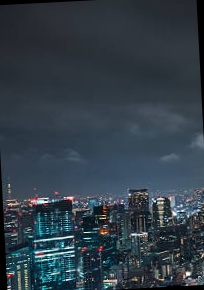
#> input picture images/parte1.jpg, 204 x 290 px
$ jupyter execute main.ipynb
#> lines starting #> are read from the running program, lines starting #| are printed output that depends on the picture
## **Proyecto 3**

_Mario De León_

_Pablo Escobar_

_Jorge Caballeros Pérez_

----

#### Elección de la imagen.

Se seleccionó una imagen la cual sería ideal como muestra panorámica, inicialmente se dividirá la imagen en partes y se rotará para tomar el efecto deseado en una vez sea procesada. El output deseado debería ser lo más parecido a la imagen original en la medida de lo posible.

### División de la imagen

[cell 1]
# [37 lines of commented-out code are left out]

[cell 2]
import cv2
import numpy as np

# Función para cargar una imagen y detectar puntos de interés con SIFT
def detect_features(image_path):
    # Cargar imagen
#> called with image_path = './images/parte1.jpg'
    image = cv2.imread(image_path)
#> image is the input picture: shape (290, 204, 3); mean B, G, R 72, 61.9, 49.6
    if image is None:
        print("Error: No se pudo cargar la imagen.")
        return None, None

    # Convertir a escala de grises
    gray_image = cv2.cvtColor(image, cv2.COLOR_BGR2GRAY)
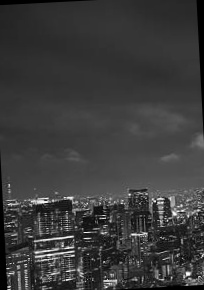
#> gray_image: shape (290, 204); min 0, max 253, mean 59.4

    # Inicializar SIFT
    sift = cv2.SIFT_create()

    # Detectar puntos de interés y calcular descriptores
    keypoints, descriptors = sift.detectAndCompute(gray_image, None)
#> keypoints = 272 keypoints; strongest (x, y, size): (188, 274, 2.9), (68, 248, 1.9), (36, 252, 1.9), (174, 214, 2.8)

    # Opcional: Dibujar los puntos de interés en la imagen para guardarla o analizarla posteriormente
    image_with_keypoints = cv2.drawKeypoints(image, keypoints, None, flags=cv2.DRAW_MATCHES_FLAGS_DRAW_RICH_KEYPOINTS)
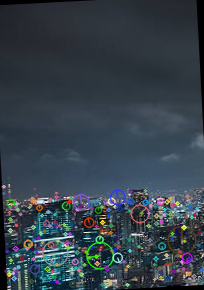
#> image_with_keypoints: shape (290, 204, 3); mean B, G, R 74.9, 65.4, 54
    cv2.imwrite('keypoints3.jpg', image_with_keypoints)  # Guardar la imagen con keypoints

    return keypoints, descriptors


keypoints1, descriptors1 = detect_features('./images/parte1.jpg')
#> keypoints1 has the same summary as keypoints in detect_features
keypoints2, descriptors2 = detect_features('./images/parte2.jpg')
#> call 2 of detect_features, with image_path = './images/parte2.jpg'
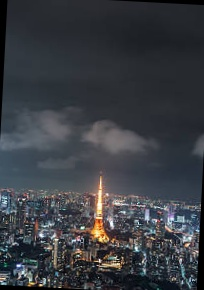
#> input picture images/parte2.jpg, 204 x 290 px
#> in detect_features, image is the input picture: shape (290, 204, 3); mean B, G, R 67.1, 61.5, 58.3
#> in detect_features (call 2), `gray_image = cv2.cvtColor(image, cv2.COLOR_BGR2GRAY)`:
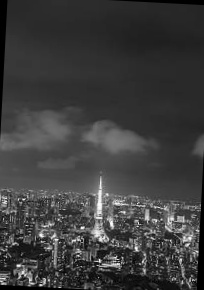
#> gray_image: shape (290, 204); min 0, max 253, mean 61.2
#> in detect_features (call 2), `keypoints, descriptors = sift.detectAndCompute(gray_image, None)`: keypoints = 340 keypoints; strongest (x, y, size): (100, 261, 2.2), (82, 228, 2.1), (41, 235, 2.9), (181, 260, 2.1)
#> in detect_features (call 2), `image_with_keypoints = cv2.drawKeypoints(image, keypoints, None, flags..`:
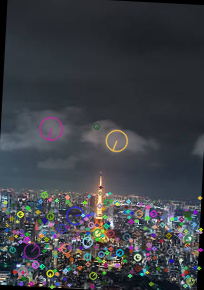
#> image_with_keypoints: shape (290, 204, 3); mean B, G, R 69.7, 64.4, 61.3
#> keypoints2 has the same summary as keypoints in detect_features
keypoints3, descriptors3 = detect_features('./images/parte3.jpg')
#> call 3 of detect_features, with image_path = './images/parte3.jpg'
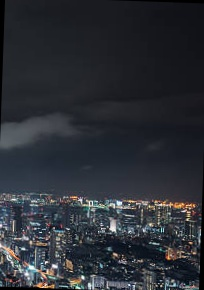
#> input picture images/parte3.jpg, 204 x 290 px
#> in detect_features, image is the input picture: shape (290, 204, 3); mean B, G, R 53.7, 47.4, 44.1
#> in detect_features (call 3), `gray_image = cv2.cvtColor(image, cv2.COLOR_BGR2GRAY)`:
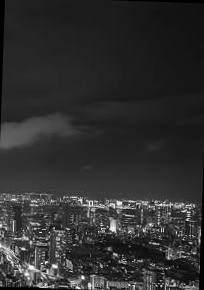
#> gray_image: shape (290, 204); min 0, max 255, mean 47.1
#> in detect_features (call 3), `keypoints, descriptors = sift.detectAndCompute(gray_image, None)`: keypoints = 273 keypoints; strongest (x, y, size): (83, 277, 2.4), (55, 266, 3.2), (113, 228, 4.6), (115, 254, 2.4)
#> in detect_features (call 3), `image_with_keypoints = cv2.drawKeypoints(image, keypoints, None, flags..`:
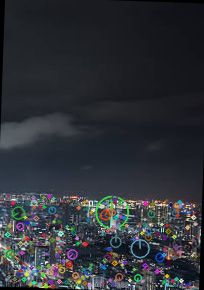
#> image_with_keypoints: shape (290, 204, 3); mean B, G, R 55.7, 50.2, 46.8
#> keypoints3 has the same summary as keypoints in detect_features

### Matching de Puntos de Interés

[cell 3]
import cv2
import numpy as np
import matplotlib.pyplot as plt

def detect_features(image_path):
#> called with image_path = 'images/parte1.jpg'
    image = cv2.imread(image_path, cv2.IMREAD_GRAYSCALE)  # Cargar imagen directamente en escala de grises
#> image: shape (290, 204); min 0, max 255, mean 59.4
    if image is None:
        print("Error: No se pudo cargar la imagen.")
        return None, None
    sift = cv2.SIFT_create()  # Inicializar SIFT
    keypoints, descriptors = sift.detectAndCompute(image, None)
#> keypoints = 268 keypoints; strongest (x, y, size): (188, 274, 2.9), (68, 248, 1.9), (36, 252, 1.8), (71, 198, 2.5)
    return keypoints, descriptors

def match_features(descriptors1, descriptors2):
    bf = cv2.BFMatcher()
    matches = bf.knnMatch(descriptors1, descriptors2, k=2)
    good_matches = []
    # Aplicar el test de Lowe para filtrar los matches
    for m, n in matches:
        if m.distance < 0.75 * n.distance:
            good_matches.append(m)
    return good_matches

def draw_matches(image1, keypoints1, image2, keypoints2, matches, title="Correspondencias"):
    # Dibujar los matches
    result_image = cv2.drawMatches(image1, keypoints1, image2, keypoints2, matches, None, flags=cv2.DrawMatchesFlags_NOT_DRAW_SINGLE_POINTS)
    # Convertir BGR a RGB
    result_image = cv2.cvtColor(result_image, cv2.COLOR_BGR2RGB)
    # Usar matplotlib para mostrar la imagen
    plt.figure(figsize=(10, 5))
    plt.imshow(result_image)
    plt.title(title)
    plt.axis('off')
    plt.show()

# Rutas a las imágenes
paths = ['images/parte1.jpg', 'images/parte2.jpg', 'images/parte3.jpg']
keypoints = []
descriptors = []

# Detectar características para cada imagen
for path in paths:
    kp, desc = detect_features(path)
#> kp has the same summary as keypoints in detect_features
    keypoints.append(kp)
    descriptors.append(desc)

# Realizar matching entre las imágenes consecutivas
matches12 = match_features(descriptors[0], descriptors[1])
#> in match_features, `matches = bf.knnMatch(descriptors1, descriptors2, k=2)`: matches = 268 matches
#> after the loop in match_features, `for m, n in matches:`: good_matches = []
#> matches12 = []
matches23 = match_features(descriptors[1], descriptors[2])
#> in match_features (call 2), `matches = bf.knnMatch(descriptors1, descriptors2, k=2)`: matches = 340 matches
#> after the loop in match_features (call 2), `for m, n in matches:`: good_matches = 2 matches
#> matches23 = 2 matches

# Cargar imágenes originales para visualización
images = [cv2.cvtColor(cv2.imread(path), cv2.COLOR_BGR2RGB) for path in paths]
#> images = 3 items

# Visualizar los matches
draw_matches(images[0], keypoints[0], images[1], keypoints[1], matches12, "Correspondencias entre Parte 1 y Parte 2")
#> in draw_matches, `result_image = cv2.drawMatches(image1, keypoints1, image2, keypoints2,..`:
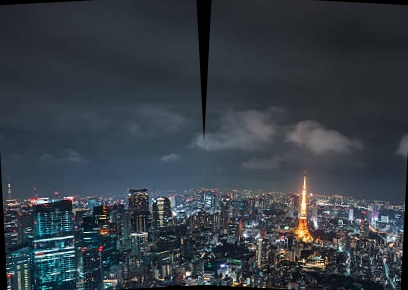
#> result_image: shape (290, 408, 3); mean R, G, B 53.9, 61.7, 69.6
draw_matches(images[1], keypoints[1], images[2], keypoints[2], matches23, "Correspondencias entre Parte 2 y Parte 3")
#> call 2 of draw_matches, with title = 'Correspondencias entre Parte 2 y Parte 3'
#> in draw_matches (call 2), `result_image = cv2.drawMatches(image1, keypoints1, image2, keypoints2,..`:
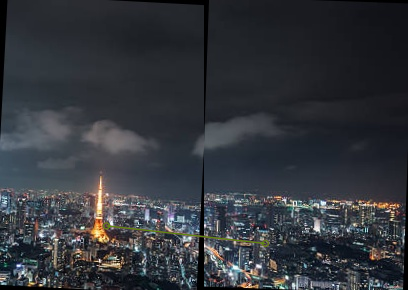
#> result_image: shape (290, 408, 3); mean R, G, B 51.2, 54.5, 60.2
